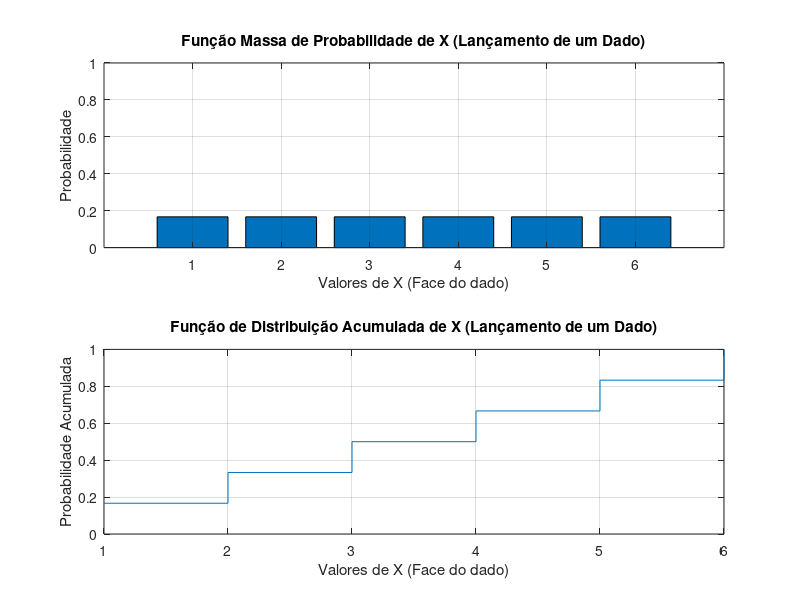

This chart was generated by the following MATLAB code:
% Defina os valores de X e suas probabilidades
valores_X = [1, 2, 3, 4, 5, 6];
probabilidades = [1/6, 1/6, 1/6, 1/6, 1/6, 1/6];

% Crie o gráfico da PMF
subplot(2, 1, 1); % Crie um subplot (2 linhas, 1 coluna) e selecione o primeiro
% Crie o gráfico da PMF
bar(valores_X, probabilidades);
xlabel('Valores de X (Face do dado)');
ylabel('Probabilidade');
title('Função Massa de Probabilidade de X (Lançamento de um Dado)');
ylim([0, 1]);
grid on;

% Calcule a função de distribuição acumulada (CDF)
cdf = cumsum(probabilidades);

% Crie o gráfico da CDF usando stairs
subplot(2, 1, 2); % Selecione o segundo subplot
stairs(valores_X, cdf);
xlabel('Valores de X (Face do dado)');
ylabel('Probabilidade Acumulada');
title('Função de Distribuição Acumulada de X (Lançamento de um Dado)');
ylim([0, 1]);
grid on;
